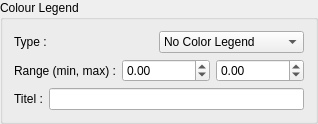
               <widget class="QGroupBox" name="groupBox_17">
                <property name="title">
                 <string>Colour Legend</string>
                </property>
                <layout class="QVBoxLayout" name="verticalLayout_23">
                 <item>
                  <layout class="QHBoxLayout" name="horizontalLayout_29">
                   <property name="topMargin">
                    <number>0</number>
                   </property>
                   <item>
                    <widget class="QLabel" name="label_29">
                     <property name="text">
                      <string>Type :</string>
                     </property>
                    </widget>
                   </item>
                   <item>
                    <widget class="QComboBox" name="comboBox_10">
                     <property name="toolTip">
                      <string>Is a color legend shown?</string>
                     </property>
                     <item>
                      <property name="text">
                       <string>No Color Legend</string>
                      </property>
                     </item>
                     <item>
                      <property name="text">
                       <string>Bottom Color Legend</string>
                      </property>
                     </item>
                    </widget>
                   </item>
                  </layout>
                 </item>
                 <item>
                  <layout class="QHBoxLayout" name="horizontalLayout_30">
                   <property name="topMargin">
                    <number>0</number>
                   </property>
                   <item>
                    <widget class="QLabel" name="label_30">
                     <property name="text">
                      <string>Range (min, max) :</string>
                     </property>
                    </widget>
                   </item>
                   <item>
                    <widget class="QDoubleSpinBox" name="doubleSpinBox_13">
                     <property name="toolTip">
                      <string>Sets minimum and maximum of the color range.</string>
                     </property>
                     <property name="minimum">
                      <double>-999999999999999945322333868247445125709646570021247924665841614848.000000000000000</double>
                     </property>
                     <property name="maximum">
                      <double>100000000000000004188152556421145795899143386664033828314342771180699648.000000000000000</double>
                     </property>
                    </widget>
                   </item>
                   <item>
                    <widget class="QDoubleSpinBox" name="doubleSpinBox_14">
                     <property name="toolTip">
                      <string>&lt;html&gt;&lt;head/&gt;&lt;body&gt;&lt;p&gt;Sets minimum and maximum of the color range.&lt;/p&gt;&lt;/body&gt;&lt;/html&gt;</string>
                     </property>
                     <property name="minimum">
                      <double>-1000000000000000057857959942726969827393378689175040438172647424.000000000000000</double>
                     </property>
                     <property name="maximum">
                      <double>100000000000000004188152556421145795899143386664033828314342771180699648.000000000000000</double>
                     </property>
                    </widget>
                   </item>
                  </layout>
                 </item>
                 <item>
                  <layout class="QHBoxLayout" name="horizontalLayout_31">
                   <property name="topMargin">
                    <number>0</number>
                   </property>
                   <item>
                    <widget class="QLabel" name="label_31">
                     <property name="text">
                      <string>Titel :</string>
                     </property>
                    </widget>
                   </item>
                   <item>
                    <widget class="QLineEdit" name="lineEdit_4">
                     <property name="toolTip">
                      <string>Titel of the color legend.</string>
                     </property>
                    </widget>
                   </item>
                  </layout>
                 </item>
                </layout>
               </widget>
